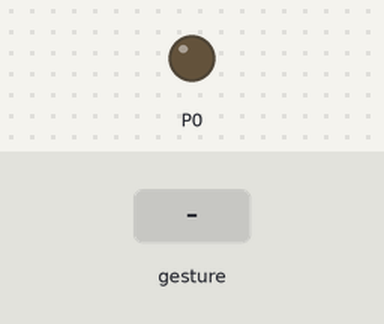
Bench run of a program on a simulated BBC micro:bit running MicroPython. Parts: output pins drawn as LEDs (lit = HIGH). The inputs (shaded band) are chosen by the test bench. A tilt is held for 1.5 s and a shake lasts 1 s, then the board lies face up again.

Above: at 1.2 s.
1.3 s: gesture 'left'
At 2.1 s:
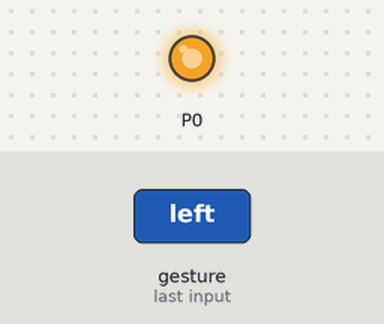
2.9 s: gesture 'right'
At 4.3 s:
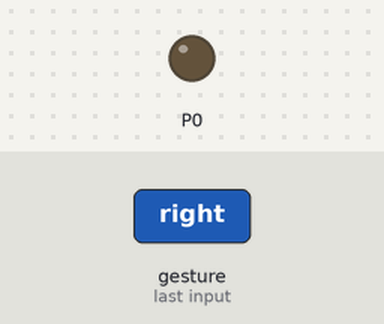
Timing chart, 0 to 5.9 s (numbered marks = the images above; inputs shaded):
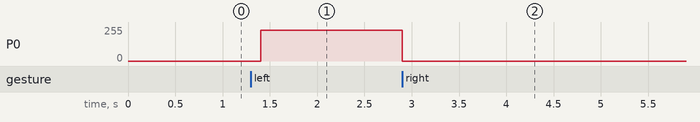

Measured:
- after the input at 1.3 s, P0: 0/255 → 230/255 after 0.10 s
- after the input at 2.9 s, P0: 230/255 → 0/255 at once

The program:

day3microbit.py
```python
# Imports go at the top
from microbit import *

index = 0
# Code in a 'while True:' loop repeats forever
while True:
    if accelerometer.was_gesture("left"):
        index -= 100
    elif accelerometer.was_gesture("right"):
        index += 100
    pin0.write_analog(index % 1024)
```
